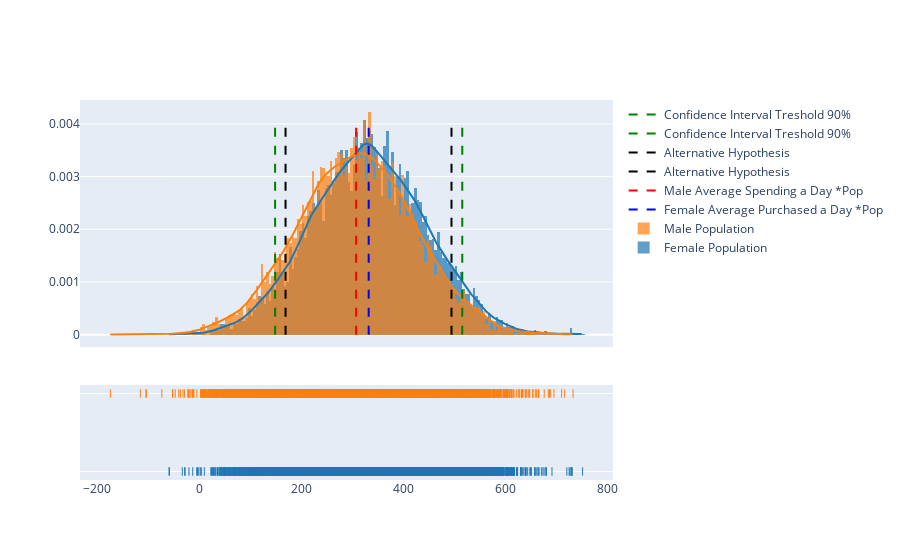

Here is the notebook cell this chart was saved with:
### Code cell
# Distplot of Attack and Defense
import plotly.graph_objects as go
hist_data = [female_population,male_population]
group_labels = ['Female Population','Male Population']

fig = ff.create_distplot(hist_data, group_labels, bin_size=5)


# add line in mean of populations
fig.add_trace(go.Scatter(x=[female['Total Spending'].mean(),female['Total Spending'].mean()], 
                         y=[0,0.004], 
                         mode='lines', 
                         line=dict(color='blue', width=2, dash='dash'),
                         name='Female Average Purchased a Day *Pop'))
fig.add_trace(go.Scatter(x=[male['Total Spending'].mean(),male['Total Spending'].mean()], 
                         y=[0,0.004], 
                         mode='lines', 
                         line=dict(color='red', width=2, dash='dash'),
                         name='Male Average Spending a Day *Pop'))

# add line in alternative hyphothesis
fig.add_trace(go.Scatter(x=[alternatif_right,
                            alternatif_right], 
                         y=[0,0.004], 
                         mode='lines', 
                         line=dict(color='black', width=2, dash='dash'),
                         name = 'Alternative Hypothesis'))

fig.add_trace(go.Scatter(x=[alternatif_left,
                            alternatif_left], 
                         y=[0,0.004], 
                         mode='lines', 
                         line=dict(color='black', width=2, dash='dash'),
                         name = 'Alternative Hypothesis'))

# add line in CI part
fig.add_trace(go.Scatter(x=[ci[1],ci[1]], 
                         y=[0,0.004], 
                         mode='lines', 
                         line=dict(color='green', width=2, dash='dash'),
                         name='Confidence Interval Treshold 90%'))

fig.add_trace(go.Scatter(x=[ci[0],ci[0]], 
                         y=[0,0.004], 
                         mode='lines', 
                         line=dict(color='green', width=2, dash='dash'),
                         name='Confidence Interval Treshold 90%'))


iplot(fig, filename='Distplot of Female and Male population')

### Figure 1 — Plotly figure (JSON) as saved in the notebook; plotly's stock layout.template omitted (floating-point values rounded to 4 significant figures; data arrays with more than 128 entries replaced by an {"elided": "..."} marker saying what was removed)
{"data": [{"autobinx": false, "histnorm": "probability density", "legendgroup": "Female Population", "marker": {"color": "rgb(31, 119, 180)"}, "name": "Female Population", "opacity": 0.7, "type": "histogram", "x": {"elided": "10000 float values"}, "xaxis": "x", "xbins": {"end": 751.1, "size": 5, "start": -59.36}, "yaxis": "y"}, {"autobinx": false, "histnorm": "probability density", "legendgroup": "Male Population", "marker": {"color": "rgb(255, 127, 14)"}, "name": "Male Population", "opacity": 0.7, "type": "histogram", "x": {"elided": "10000 float values"}, "xaxis": "x", "xbins": {"end": 732.4, "size": 5, "start": -174.5}, "yaxis": "y"}, {"legendgroup": "Female Population", "marker": {"color": "rgb(31, 119, 180)"}, "mode": "lines", "name": "Female Population", "showlegend": false, "type": "scatter", "x": {"elided": "500 float values"}, "xaxis": "x", "y": {"elided": "500 float values"}, "yaxis": "y"}, {"legendgroup": "Male Population", "marker": {"color": "rgb(255, 127, 14)"}, "mode": "lines", "name": "Male Population", "showlegend": false, "type": "scatter", "x": {"elided": "500 float values"}, "xaxis": "x", "y": {"elided": "500 float values"}, "yaxis": "y"}, {"legendgroup": "Female Population", "marker": {"color": "rgb(31, 119, 180)", "symbol": "line-ns-open"}, "mode": "markers", "name": "Female Population", "showlegend": false, "type": "scatter", "x": {"elided": "10000 float values"}, "xaxis": "x", "y": {"elided": "10000 str values"}, "yaxis": "y2"}, {"legendgroup": "Male Population", "marker": {"color": "rgb(255, 127, 14)", "symbol": "line-ns-open"}, "mode": "markers", "name": "Male Population", "showlegend": false, "type": "scatter", "x": {"elided": "10000 float values"}, "xaxis": "x", "y": {"elided": "10000 str values"}, "yaxis": "y2"}, {"line": {"color": "blue", "dash": "dash", "width": 2}, "mode": "lines", "name": "Female Average Purchased a Day *Pop", "type": "scatter", "x": [331.8, 331.8], "y": [0, 0.004]}, {"line": {"color": "red", "dash": "dash", "width": 2}, "mode": "lines", "name": "Male Average Spending a Day *Pop", "type": "scatter", "x": [307.1, 307.1], "y": [0, 0.004]}, {"line": {"color": "black", "dash": "dash", "width": 2}, "mode": "lines", "name": "Alternative Hypothesis", "type": "scatter", "x": [494.1, 494.1], "y": [0, 0.004]}, {"line": {"color": "black", "dash": "dash", "width": 2}, "mode": "lines", "name": "Alternative Hypothesis", "type": "scatter", "x": [168.8, 168.8], "y": [0, 0.004]}, {"line": {"color": "green", "dash": "dash", "width": 2}, "mode": "lines", "name": "Confidence Interval Treshold 90%", "type": "scatter", "x": [515.2, 515.2], "y": [0, 0.004]}, {"line": {"color": "green", "dash": "dash", "width": 2}, "mode": "lines", "name": "Confidence Interval Treshold 90%", "type": "scatter", "x": [148.3, 148.3], "y": [0, 0.004]}], "layout": {"barmode": "overlay", "hovermode": "closest", "legend": {"traceorder": "reversed"}, "xaxis": {"anchor": "y2", "domain": [0, 1], "zeroline": false}, "yaxis": {"anchor": "free", "domain": [0.35, 1], "position": 0}, "yaxis2": {"anchor": "x", "domain": [0, 0.25], "dtick": 1, "showticklabels": false}}}
